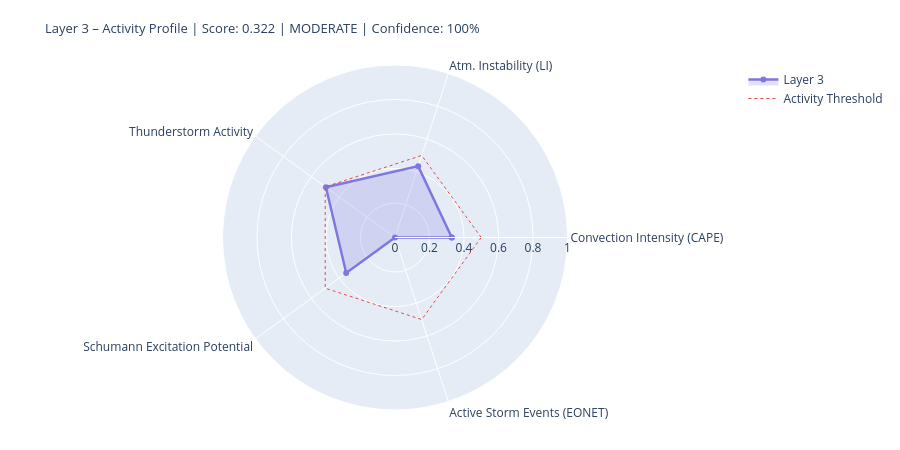

Write notebook code for a chart like this one.
### Markdown cell above
---
## 4. State Assessment & Handoff to Layer 4/5

### Code cell
# ============================================================
# LAYER-3-SCORE
# Five dynamic components
# ============================================================

def norm(v, lo, hi):
    if v is None or (isinstance(v, float) and math.isnan(v)): return None
    return round(max(0.0, min(1.0, (v - lo) / (hi - lo))), 4)

# --- 1) Convection intensity (global CAPE mean) ---
cape_mean = df_atm['cape'].dropna().mean() if not df_atm.empty else None
conv_score = norm(cape_mean, 0, 3000)
conv_src   = 'primary' if cape_mean is not None else 'missing'

# --- 2) Atmospheric instability (LI mean) ---
li_mean   = df_atm['li'].dropna().mean() if not df_atm.empty else None
# Negative LI = unstable → higher score
instab_score = norm(-li_mean if li_mean is not None else None, -6, 6)
instab_src   = 'primary' if li_mean is not None else 'missing'

# --- 3) Thunderstorm activity (mean thunder score + WMO count) ---
thunder_mean = df_atm['thunder_score'].mean() if not df_atm.empty else None
n_thunder    = int(df_atm['thunderstorm'].sum()) if not df_atm.empty else 0
thunder_score_val = norm(
    (thunder_mean or 0) * 0.7 + n_thunder * 0.1, 0, 1.0
) if thunder_mean is not None else None
thunder_src = 'primary'

# --- 4) Schumann excitation potential (weighted Schumann contribution) ---
schumann_pot = df_atm['schumann_contribution'].mean() if not df_atm.empty else None
# Boosted by Layer-2 thunderstorm trigger
if schumann_pot is not None and l2_thunder:
    schumann_pot = min(1.0, schumann_pot * 1.2)
schumann_score = norm(schumann_pot, 0, 1.0) if schumann_pot is not None else None
schumann_src   = 'derived'

# --- 5) Storm activity (NASA EONET) ---
# Distinction: None = data not loaded, 0.0 = loaded but no events
storm_score = None
storm_src   = 'missing'
if raw.get('storms') is not None:          # API reached successfully
    storm_score = norm(len(storm_events), 0, 30) if storm_events else 0.0
    storm_src   = 'primary'

# X-Ray and Kp: context only, not in dynamic score
# (X-Ray = Layer-0/4 driver; Kp = geomagnetic index, not a lightning proxy)
xray_context = None
if raw.get('xray'):
    df_xc = pd.DataFrame(raw['xray'])
    fc = next((c for c in df_xc.columns
               if any(k in c.lower() for k in ['flux','long']) and 'time' not in c.lower()),
              df_xc.columns[1])
    df_xc[fc] = pd.to_numeric(df_xc[fc], errors='coerce')
    xray_last = df_xc[fc].dropna().iloc[-1] if not df_xc[fc].dropna().empty else None
    if xray_last:
        xray_class = ('X' if xray_last>=1e-4 else 'M' if xray_last>=1e-5
                      else 'C' if xray_last>=1e-6 else 'B')
        xray_context = {'flux': float(xray_last), 'class': xray_class}
        print(f'X-Ray context: {xray_class}-class ({xray_last:.2e} W/m²)')

# --- Aggregate ---
COMPONENTS = {
    'Convection Intensity (CAPE)':  {'score': conv_score,       'source': conv_src,    'dynamic': True},
    'Atm. Instability (LI)':         {'score': instab_score,     'source': instab_src,  'dynamic': True},
    'Thunderstorm Activity':              {'score': thunder_score_val, 'source': thunder_src, 'dynamic': True},
    'Schumann Excitation Potential':   {'score': schumann_score,   'source': schumann_src,'dynamic': True},
    'Active Storm Events (EONET)': {'score': storm_score,      'source': storm_src,   'dynamic': True},
}

available   = {k: v['score'] for k, v in COMPONENTS.items() if v['score'] is not None}
unavailable = [k for k, v in COMPONENTS.items() if v['score'] is None]
layer3_score = round(sum(available.values()) / len(available), 4) if available else None
confidence   = round(len(available) / len(COMPONENTS), 2)
level = ('unknown' if layer3_score is None
         else 'quiet'   if layer3_score < 0.3
         else 'moderate' if layer3_score < 0.6
         else 'active')
dominant_l3 = max(available, key=available.get) if available else 'none'

# --- Ausgabe ---
W = 68
print('=' * W)
print('LAYER 3 – ATMOSPHERE / WEATHER / THUNDERSTORMS – STATE ASSESSMENT')
print('=' * W)
for name, comp in COMPONENTS.items():
    s = comp['score']
    if s is not None:
        bar = '█' * int(s * 20) + '░' * (20 - int(s * 20))
        print(f'  {name:<36} {bar}  {s:.3f}  [{comp["source"]}]')
    else:
        print(f'  {name:<36} {"─" * 20}  n/a   [missing]')
print('-' * W)
print(f'  Score:        {layer3_score:.3f}  ({len(available)}/{len(COMPONENTS)} components)')
print(f'  Confidence:   {confidence:.0%}')
print(f'  Level:        {level.upper()}')
print(f'  Dominant:     {dominant_l3}')
print(f'  CAPE mean:    {cape_mean:.0f} J/kg' if cape_mean else '  CAPE mean:    n/a')
print(f'  LI mean:      {li_mean:.1f} K' if li_mean is not None else '  LI mean:      n/a')
print(f'  Thunderstorms:{n_thunder} points (WMO)  +  {len(storm_events)} NASA EONET')
print('=' * W)

# Radar
cats   = list(available.keys())
vals_r = list(available.values())
if len(cats) >= 3:
    fig = go.Figure()
    fig.add_trace(go.Scatterpolar(
        r=vals_r + [vals_r[0]], theta=cats + [cats[0]],
        fill='toself', fillcolor='rgba(127,119,221,0.22)',
        line=dict(color='#7F77DD', width=2.5), name='Layer 3'
    ))
    fig.add_trace(go.Scatterpolar(
        r=[0.5] * (len(cats)+1), theta=cats + [cats[0]],
        line=dict(color='#E24B4A', dash='dot', width=1),
        mode='lines', name='Activity Threshold'
    ))
    fig.update_layout(
        title=dict(
            text=f'Layer 3 – Activity Profile | Score: {layer3_score:.3f} | {level.upper()} | Confidence: {confidence:.0%}',
            font=dict(size=13)
        ),
        polar=dict(radialaxis=dict(visible=True, range=[0, 1])),
        height=450, showlegend=True,
        margin=dict(l=60, r=60, t=65, b=40)
    )
    fig.show()

### Figure 1 — Plotly figure (JSON) as saved in the notebook; plotly's stock layout.template omitted (floating-point values rounded to 4 significant figures)
{"data": [{"fill": "toself", "fillcolor": "rgba(127,119,221,0.22)", "line": {"color": "#7F77DD", "width": 2.5}, "name": "Layer 3", "r": [0.3293, 0.435, 0.495, 0.3496, 0.0, 0.3293], "theta": ["Convection Intensity (CAPE)", "Atm. Instability (LI)", "Thunderstorm Activity", "Schumann Excitation Potential", "Active Storm Events (EONET)", "Convection Intensity (CAPE)"], "type": "scatterpolar"}, {"line": {"color": "#E24B4A", "dash": "dot", "width": 1}, "mode": "lines", "name": "Activity Threshold", "r": [0.5, 0.5, 0.5, 0.5, 0.5, 0.5], "theta": ["Convection Intensity (CAPE)", "Atm. Instability (LI)", "Thunderstorm Activity", "Schumann Excitation Potential", "Active Storm Events (EONET)", "Convection Intensity (CAPE)"], "type": "scatterpolar"}], "layout": {"height": 450, "margin": {"b": 40, "l": 60, "r": 60, "t": 65}, "polar": {"radialaxis": {"range": [0, 1], "visible": true}}, "showlegend": true, "title": {"font": {"size": 13}, "text": "Layer 3 – Activity Profile | Score: 0.322 | MODERATE | Confidence: 100%"}}}
